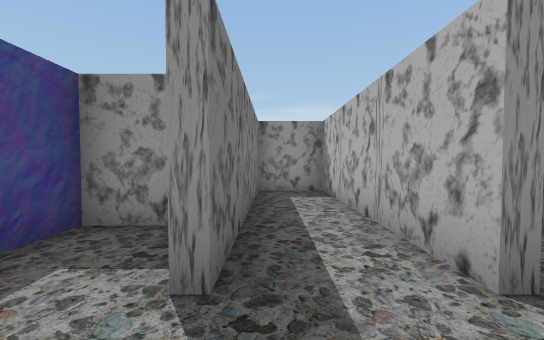
View 1 (above)

24 first-person views from a walk through a Unity game level. The camera is 1.3 m above the floor, tilts 2° down and sees 90° across. The floor is counted in squares, 1.6 m on a side. Each view is taken from the middle of a square. On the plan, view 1 faces up. The plan holds only what a view shows up to about 10 squares ahead; the rest is blank. The player character is not drawn. Some animated figures are left out.

View 2
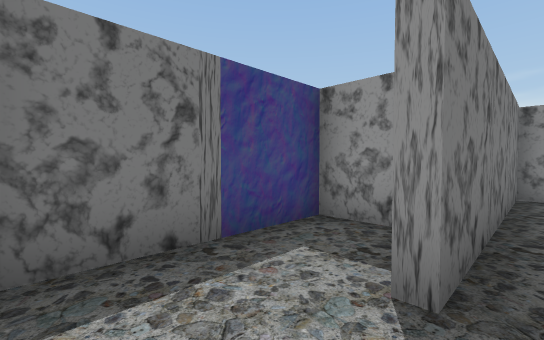

View 3
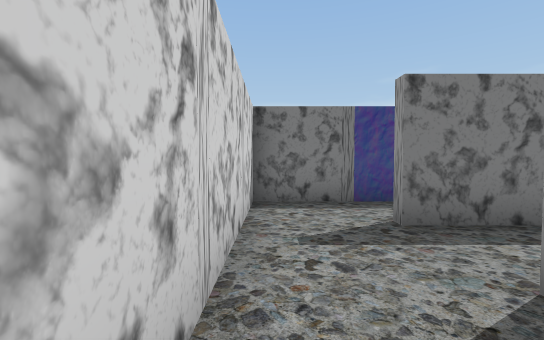

View 4
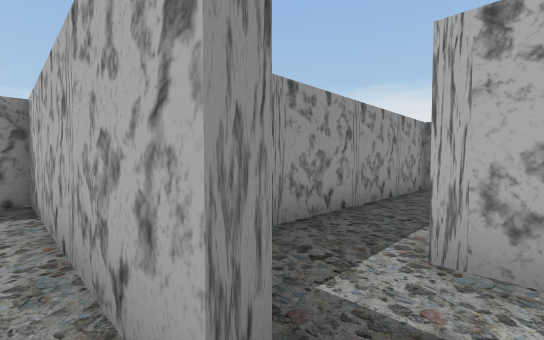

View 5
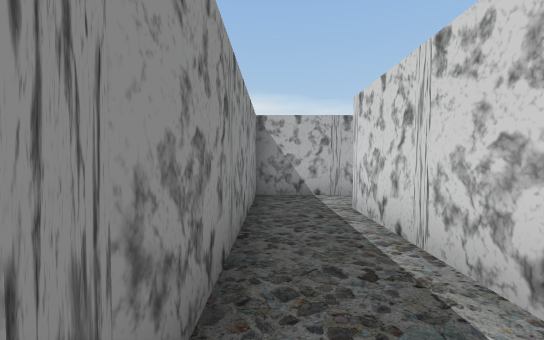

View 6
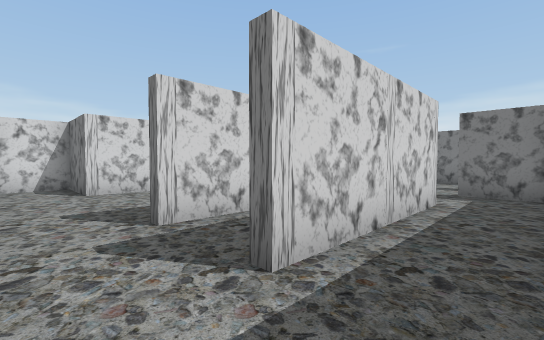

View 7
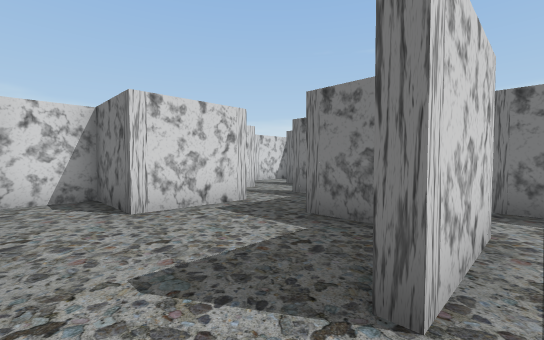

View 8
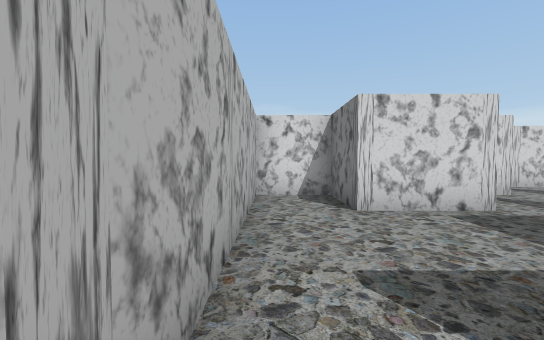

View 9
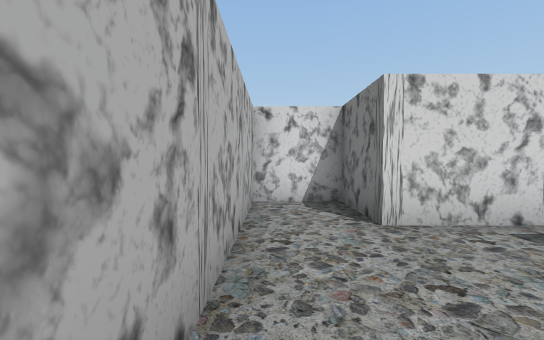

View 10
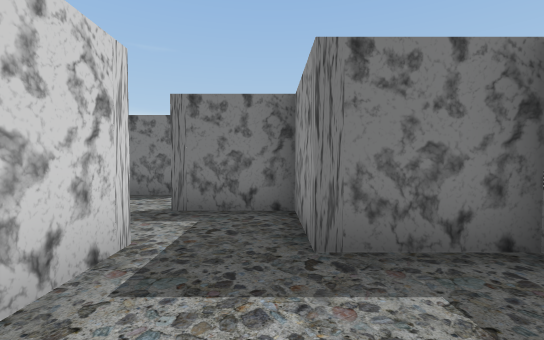

View 11
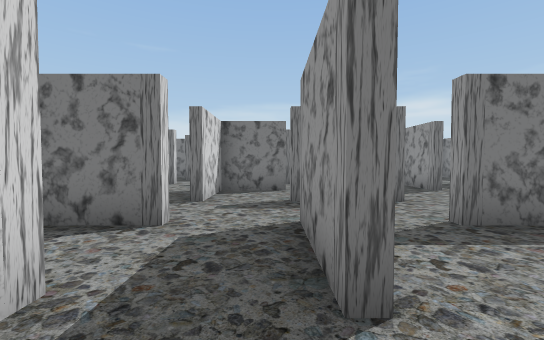

View 12
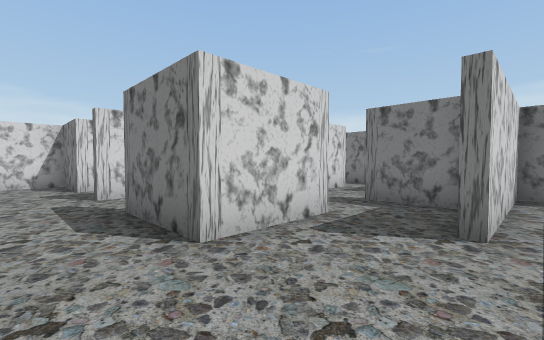

View 13
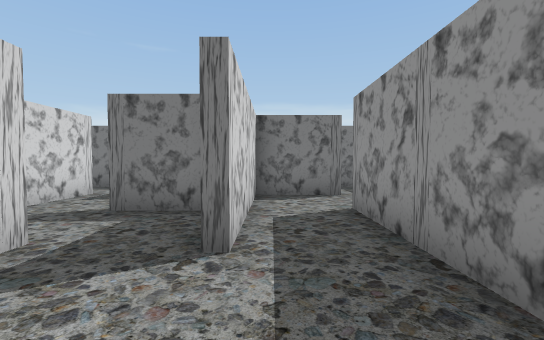

View 14
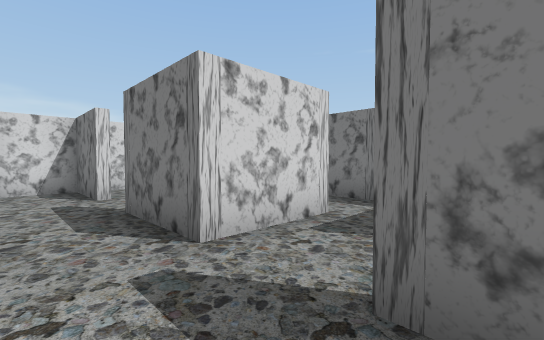

View 15
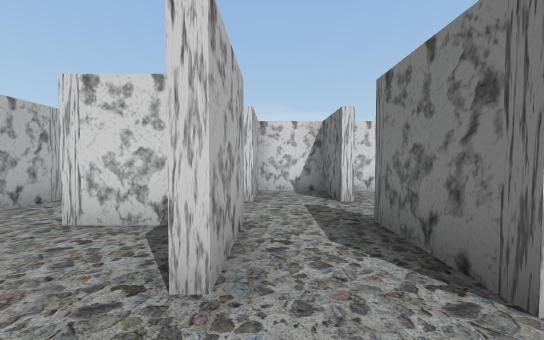

View 16
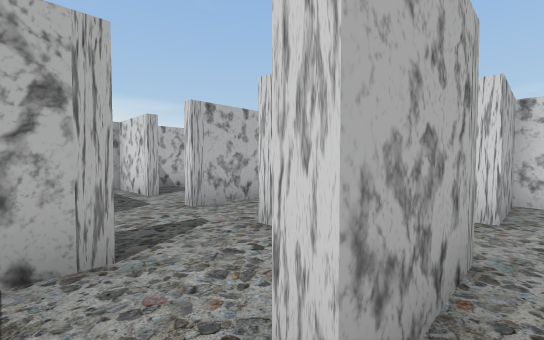

View 17
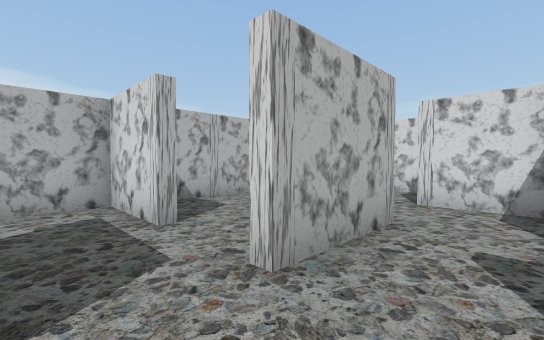

View 18
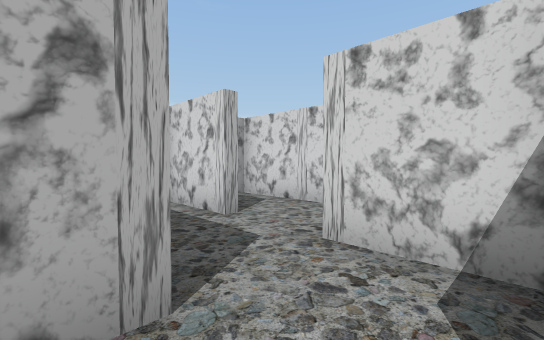

View 19
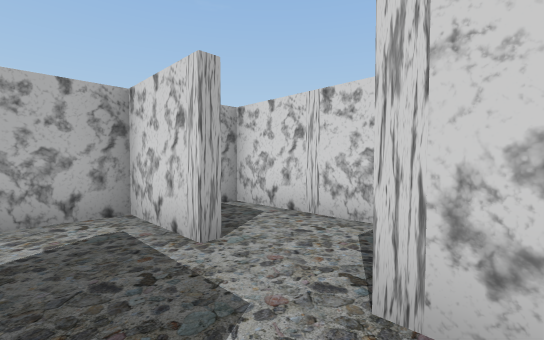

View 20
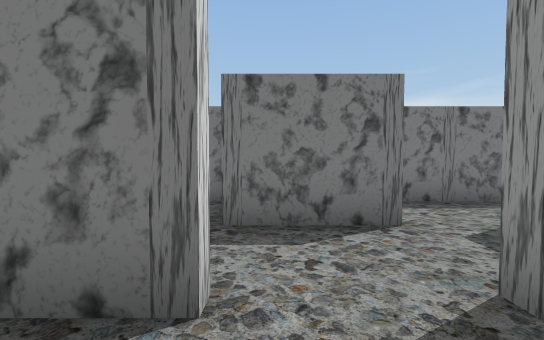

View 21
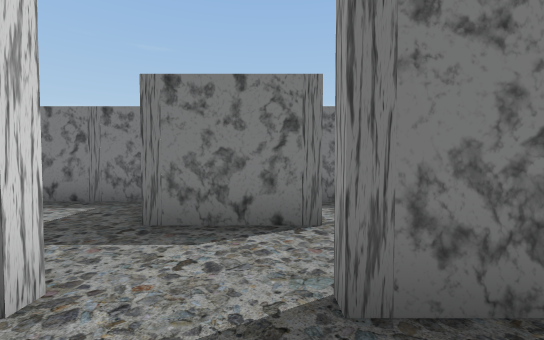

View 22
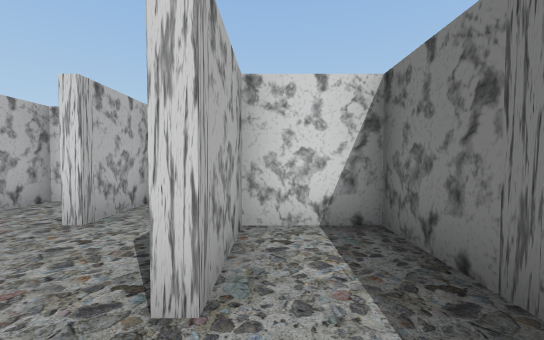

View 23
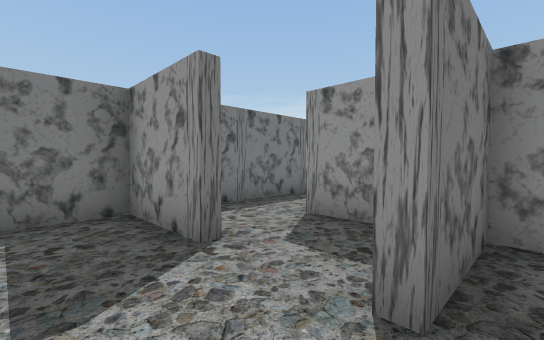

View 24
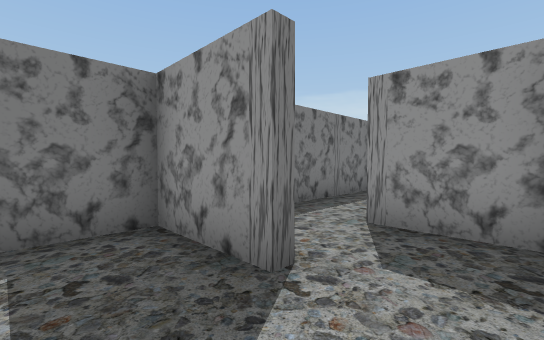

### Floor plan
Points are (right, up) in squares from view 1. A wall is a line through its corners. A room is listed if a view was taken in it or the views show most of it. See-through windows are left out.
Room 1 (views 1, 2, 4)
walls: (1.4, 1.5) (1.4, 3.5); (-0.4, 3.5) (-0.4, 1.6); (-1.2, 3.4) (-2.4, 3.4) (-2.4, -0.4) (2.8, -0.4)
ways out: opening at (2, 0.5) to room 2; opening at (1, 3) to room 13
Room 2 (views 3, 5, 6)
walls: (3.4, 0.9) (3.4, 1.6) (7.6, 1.6); (9.4, 1.4) (9.4, 3.4) (3.2, 3.4); (1.6, 3.1) (1.6, 1.6)
ways out: opening at (2, 0.5) to room 1; opening at (8.5, 1) to room 3
Room 3 (views 7, 8, 9, 10)
walls: (5.6, -0.5) (5.6, -2.6); (6.4, -4.4) (7.6, -4.4) (7.6, -6.4) (9.4, -6.4) (9.4, 1.4); (5.2, -0.4) (7.6, -0.4)
ways out: opening at (8.5, 1) to room 2; opening at (6, -4) to room 12; opening at (6.5, 0) to room 18
Room 4 (view 11)
walls: (5.2, -8.4) (7.4, -8.4) (7.4, -6.9); (5.6, -6.6) (3.4, -6.6)
ways out: opening at (4, -8) to room 7; opening at (5, -9) to room 11; opening at (6.5, -7) to room 12
Room 5 (views 12, 13)
walls: (-0.6, -4.4) (1.6, -4.4); (0.8, -0.6) (-2.6, -0.6); (-2.4, -2.4) (-0.4, -2.4)
ways out: opening at (-1, -4) to room 6; opening at (3, -4) to room 12; opening at (-1.5, -2) to room 17
Room 6 (views 14, 15, 16, 23, 24)
walls: (-4.2, -4.6) (-6.4, -4.6) (-6.4, -6.5); (-4.6, -6.4) (-2.4, -6.4); (-2.9, -2.6) (-4.6, -2.6); (-0.4, -2.6) (-2.4, -2.6) (-2.4, -4.6)
ways out: opening at (-1, -4) to room 5; opening at (0, -6) to room 7; opening at (-1, -7.5) to room 9; opening at (-5.5, -7) to room 10; opening at (-4, -4)
Room 7 (view 17)
walls: (1.4, -6.8) (1.4, -5.9); (-0.4, -6.6) (-0.4, -8.4) (1.6, -8.4)
ways out: opening at (4, -8) to room 4; opening at (0, -6) to room 6; opening at (2.5, -9) to room 8; opening at (3, -7) to room 12
Room 8 (views 18, 19)
walls: (3.4, -10.8) (3.4, -8.4); (1.6, -10.4) (1.6, -12.4) (3.6, -12.4)
ways out: opening at (2.5, -9) to room 7; opening at (0.5, -10) to room 9; opening at (4, -11.5) to room 11
Room 9 (views 20, 21)
walls: (-0.6, -8.8) (-0.6, -6.6); (-2.4, -10.2) (-2.4, -12.4) (-0.6, -12.4) (-0.6, -10.4); (-2.4, -6.4) (-2.4, -8.6)
ways out: opening at (-1, -7.5) to room 6; opening at (0.5, -10) to room 8; opening at (-2, -9.5) to room 14
Room 10 (view 22)
walls: (-6.4, -6.5) (-6.4, -10.4) (-4.6, -10.4) (-4.6, -8.4)
ways out: opening at (-5.5, -7) to room 6; opening at (-4, -8) to room 14
Room 11 (no view inside)
walls: (5.2, -12.4) (7.4, -12.4) (7.4, -9.4); (3.6, -8.2) (3.6, -9.9)
ways out: opening at (5, -9) to room 4; opening at (4, -11.5) to room 8; opening at (5, -13)
Room 12 (no view inside)
walls: (5.2, -4.4) (6.4, -4.4); (3.2, -6.4) (3.8, -6.4); (5.6, -2.6) (3.6, -2.6) (3.6, -4.6); (1.6, -4.4) (1.6, -6.6)
ways out: opening at (6, -4) to room 3; opening at (6.5, -7) to room 4; opening at (3, -4) to room 5; opening at (3, -7) to room 7
Room 13 (no view inside)
walls: (1.4, 3.5) (1.4, 7.4) (-0.4, 7.4) (-0.4, 3.5)
ways out: opening at (1, 3) to room 1
Room 14 (no view inside)
walls: (-4.4, -8.2) (-4.4, -10.6)
ways out: opening at (-2, -9.5) to room 9; opening at (-4, -8) to room 10; opening at (-3, -11) to room 15
Room 15 (no view inside)
walls: (-2.6, -12.2) (-2.6, -10.4); (-3.9, -12.4) (-3.1, -12.4)
ways out: opening at (-3, -11) to room 14; opening at (-4, -12) to room 16
Room 16 (no view inside)
walls: (-6.4, -10.9) (-6.4, -12.6)
ways out: opening at (-4, -12) to room 15; opening at (-5.5, -13)
Room 17 (no view inside)
walls: (-4.4, -0.2) (-4.4, -2.4) (-2.4, -2.4)
ways out: opening at (-1.5, -2) to room 5; opening at (-3, -1)
Room 18 (no view inside)
walls: (3.6, 0.1) (3.6, -0.6)
ways out: opening at (6.5, 0) to room 3

Where each view was taken, in squares from view 1:
view 1: 0 up, 0 right, facing up
view 2: 0 up, 0 right, facing up-left
view 3: 0 up, 3 right, facing left
view 4: 1 up, 1 right, facing up-right
view 5: 3 up, 3 right, facing right
view 6: 3 up, 9 right, facing down-left
view 7: 0 up, 9 right, facing down-left
view 8: 0 up, 9 right, facing down
view 9: 1 down, 9 right, facing down
view 10: 3 down, 8 right, facing left
view 11: 7 down, 7 right, facing left
view 12: 2 down, 3 right, facing down-left
view 13: 2 down, 2 right, facing left
view 14: 4 down, 1 left, facing down-left
view 15: 5 down, 1 left, facing down
view 16: 6 down, 1 left, facing down-right
view 17: 7 down, 2 right, facing down-right
view 18: 10 down, 2 right, facing down-right
view 19: 11 down, 3 right, facing down-right
view 20: 10 down, 1 left, facing left
view 21: 9 down, 1 left, facing left
view 22: 7 down, 5 left, facing down
view 23: 6 down, 2 left, facing up-left
view 24: 6 down, 3 left, facing up-left
